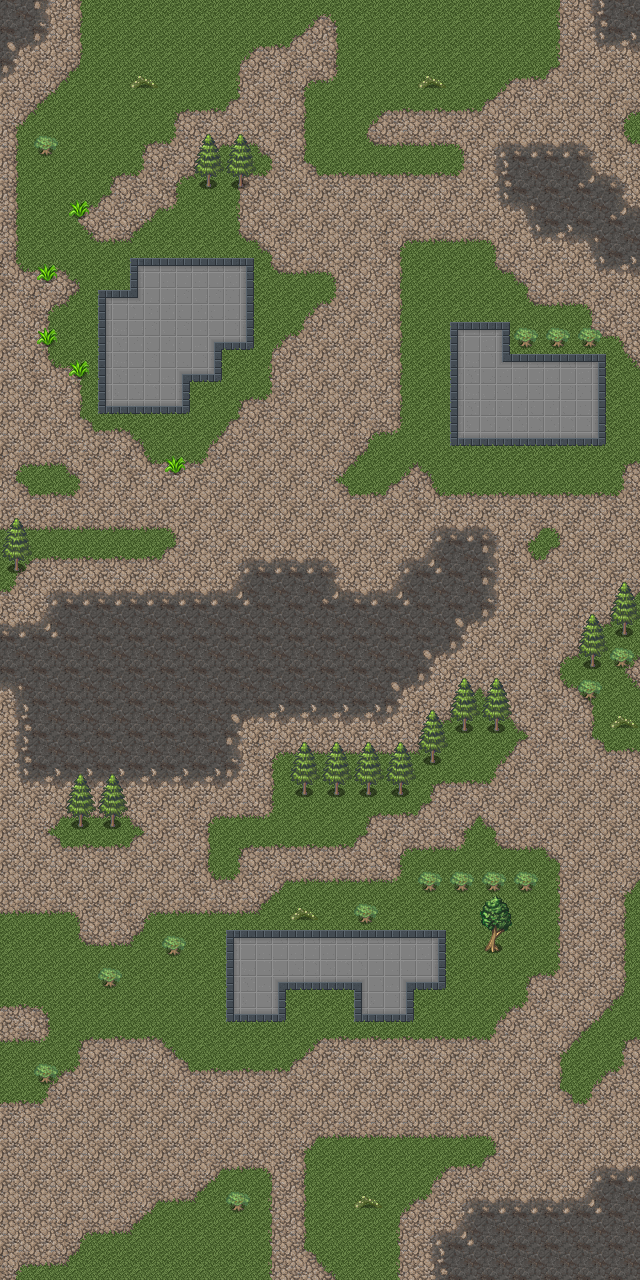

This is a level from a 2D game, rendered from its Tiled map with the project's own tilesets. A one-line summary and the complete map file follow:
An orthogonal 20x40 tile map with 32x32 px tiles, 2 tile layers (terrain, trees), 5 tilesets and 12 objects (8x bomb, 2x torch, player).

<map version="1.2" tiledversion="2019.06.20" orientation="orthogonal" renderorder="left-up" width="20" height="40" tilewidth="32" tileheight="32" infinite="0" nextlayerid="10" nextobjectid="28">
 <tileset firstgid="1" source="grass.tsx" />
 <tileset firstgid="71" source="trees.tsx" />
 <tileset firstgid="135" source="animated_torch.tsx" />
 <tileset firstgid="144" source="goblin_0.tsx" />
 <tileset firstgid="199" source="BombExploding.tsx" />
 <layer id="8" name="terrain" width="20" height="40">
  <data encoding="csv">
52,53,28,1,1,1,1,1,1,39,18,1,1,1,1,1,1,26,51,52,
54,63,28,1,1,1,1,39,17,70,28,1,1,1,1,1,1,26,61,62,
63,59,50,1,1,1,1,26,27,19,38,1,1,1,1,39,17,70,27,27,
59,50,1,1,1,16,17,70,27,28,1,39,17,17,17,70,27,27,27,19,
28,1,1,1,16,30,59,37,60,28,1,36,37,37,20,41,42,42,43,29,
28,1,1,16,30,19,50,16,30,69,17,17,17,17,30,51,52,52,64,43,
28,1,16,70,59,38,1,26,27,27,27,27,27,27,27,61,55,52,52,64,
28,1,49,37,50,1,1,36,60,27,27,27,19,37,37,20,61,62,55,52,
29,17,40,1,46,47,47,48,36,37,20,27,28,1,1,36,60,27,61,62,
27,19,50,46,45,57,57,58,1,39,30,27,28,1,1,1,36,37,20,27,
27,28,1,56,57,57,34,68,39,30,27,27,28,1,46,48,1,1,36,20,
27,29,18,56,57,34,68,1,26,27,27,27,28,1,56,44,47,47,48,49,
27,27,28,66,67,68,1,16,30,27,27,27,28,1,56,57,57,57,58,1,
27,27,69,17,40,1,39,70,27,27,27,19,38,1,66,67,67,67,68,1,
19,37,60,27,29,17,30,27,27,27,59,50,39,40,1,1,1,1,1,16,
69,17,30,27,27,27,27,27,27,27,69,17,70,29,17,17,17,17,17,30,
37,37,37,37,37,20,27,27,27,27,27,27,27,41,42,43,59,20,27,27,
39,17,17,17,17,70,27,41,42,42,43,27,41,65,52,53,29,70,27,27,
30,41,42,42,42,42,42,65,52,52,64,42,65,52,52,53,27,27,27,59,
42,65,52,52,52,52,52,52,52,52,52,52,52,52,54,63,27,27,19,50,
52,52,52,52,52,52,52,52,52,52,52,52,52,54,63,27,27,19,50,39,
55,52,52,52,52,52,52,52,52,52,52,52,54,63,59,60,27,29,40,49,
51,52,52,52,52,52,52,54,62,62,62,62,63,19,50,49,60,27,28,1,
51,52,52,52,52,52,52,53,19,37,37,37,37,50,1,39,70,27,69,17,
61,62,62,62,62,62,62,63,28,1,1,1,1,16,17,30,27,27,27,27,
27,59,37,37,60,27,19,37,38,1,1,16,17,70,59,60,27,27,27,27,
27,69,17,17,70,27,28,16,17,17,17,70,19,37,38,36,37,60,27,27,
27,27,27,27,27,27,29,30,59,37,37,37,38,1,1,1,1,26,27,59,
37,37,20,27,19,37,37,37,50,1,1,1,1,1,1,1,1,26,27,28,
1,1,36,37,50,1,1,46,47,47,47,47,47,48,1,1,1,26,27,28,
1,1,1,1,1,1,1,56,34,67,67,35,34,68,1,1,16,30,27,28,
17,18,1,1,1,1,1,66,68,1,1,66,68,1,1,39,30,27,59,50,
37,38,16,17,17,40,1,1,1,39,17,17,17,17,17,30,27,59,50,16,
1,39,30,27,27,69,17,17,17,70,27,27,27,27,27,27,27,28,39,30,
17,30,27,27,27,27,27,27,27,27,27,27,27,27,27,27,27,69,30,27,
27,27,27,27,27,27,27,27,27,59,37,37,37,37,37,20,27,27,27,27,
27,27,27,27,27,27,59,37,20,28,1,1,1,39,17,70,27,27,41,42,
27,27,27,27,59,37,50,1,26,28,1,1,39,30,41,42,42,42,65,52,
27,27,19,37,50,1,1,1,26,28,1,1,26,41,65,52,52,52,52,52,
19,37,50,1,1,1,1,1,26,69,40,1,26,51,52,52,52,52,52,52
</data>
 </layer>
 <objectgroup id="2" name="objectLayer">
  <object id="3" name="torch" gid="135" x="491.833" y="592.166" width="20" height="32" />
  <object id="7" name="bomb" gid="199" x="616" y="721" width="14" height="24.5" />
  <object id="12" name="bomb" gid="199" x="208" y="923.5" width="14" height="24.5" />
  <object id="13" name="bomb" gid="199" x="230" y="699.5" width="14" height="24.5" />
  <object id="14" name="bomb" gid="199" x="230.5" y="640.5" width="14" height="24.5" />
  <object id="15" name="torch" gid="135" x="283.333" y="721.166" width="20" height="32" />
  <object id="23" gid="192" x="240.667" y="513.333" width="45.3333" height="48.6667" />
  <object id="24" name="bomb" gid="199" x="384.667" y="702.833" width="14" height="24.5" />
  <object id="25" name="bomb" gid="199" x="410" y="657.5" width="14" height="24.5" />
  <object id="26" name="bomb" gid="199" x="399.878" y="580.712" width="14" height="24.5" />
  <object id="27" name="bomb" gid="199" x="306.122" y="564.349" width="14" height="24.5" />
 </objectgroup>
 <objectgroup id="4" name="playerLayer" locked="1">
  <object id="17" name="player" gid="188" x="352.333" y="663" width="32" height="32" />
 </objectgroup>
 <layer id="9" name="trees" width="20" height="40">
  <data encoding="csv">
0,0,0,0,0,0,0,0,0,0,0,0,0,0,0,0,0,0,0,0,
0,0,0,0,0,0,0,0,0,0,0,0,0,0,0,0,0,0,0,0,
0,0,0,0,77,0,0,0,0,0,0,0,0,77,0,0,0,0,0,0,
0,0,0,0,0,0,0,0,0,0,0,0,0,0,0,0,0,0,0,0,
0,74,0,0,0,0,84,84,0,0,0,0,0,0,0,0,0,0,0,0,
0,0,0,0,0,0,92,92,0,0,0,0,0,0,0,0,0,0,0,0,
0,0,75,0,0,0,0,0,0,0,0,0,0,0,0,0,0,0,0,0,
0,0,0,0,0,0,0,0,0,0,0,0,0,0,0,0,0,0,0,0,
0,75,0,0,0,0,0,0,0,0,0,0,0,0,0,0,0,0,0,0,
0,0,0,0,0,0,0,0,0,0,0,0,0,0,0,0,0,0,0,0,
0,75,0,0,0,0,0,0,0,0,0,0,0,0,0,0,74,74,74,0,
0,0,75,0,0,0,0,0,0,0,0,0,0,0,0,0,0,0,0,0,
0,0,0,0,0,0,0,0,0,0,0,0,0,0,0,0,0,0,0,0,
0,0,0,0,0,0,0,0,0,0,121,0,121,0,0,0,0,0,0,0,
0,0,0,0,0,75,0,0,0,0,0,0,0,0,121,0,0,0,0,0,
0,0,0,0,0,0,0,0,0,0,121,0,0,0,0,0,0,0,0,0,
84,0,0,0,0,0,0,0,0,0,0,0,0,0,0,0,0,0,0,0,
92,0,0,0,0,0,0,0,0,0,0,0,0,0,0,0,0,0,0,0,
0,0,0,0,0,0,0,0,0,0,0,121,0,0,0,0,0,0,0,84,
0,0,0,0,0,0,0,0,0,0,0,0,0,0,0,0,0,0,84,92,
0,0,0,0,0,0,0,0,0,0,0,0,0,0,0,0,0,0,92,74,
0,0,0,0,0,0,0,0,0,0,0,0,0,0,84,84,0,0,74,0,
0,0,0,0,0,0,0,0,0,0,0,0,0,84,92,92,0,0,0,77,
0,0,0,0,0,0,0,0,0,84,84,84,84,92,0,0,0,0,0,0,
0,0,84,84,0,0,0,0,0,92,92,92,92,0,0,0,0,0,0,0,
0,0,92,92,0,0,0,0,0,0,0,0,0,0,0,0,0,0,0,0,
0,0,0,0,0,0,0,0,0,0,0,0,0,0,0,0,0,0,0,0,
0,0,0,0,0,0,0,0,0,0,0,0,0,74,74,74,74,0,0,0,
0,0,0,0,0,0,0,0,0,77,0,74,0,0,0,82,0,0,0,0,
0,0,0,0,0,74,0,0,0,0,0,0,0,0,0,90,0,0,0,0,
0,0,0,74,0,0,0,0,0,0,0,0,0,0,0,0,0,0,0,0,
0,0,0,0,0,0,0,0,0,0,0,0,0,0,0,0,0,0,0,0,
0,0,0,0,0,0,0,0,0,0,0,0,0,0,0,0,0,0,0,0,
0,74,0,0,0,0,0,0,0,0,0,0,0,0,0,0,0,0,0,0,
0,0,0,0,0,0,0,0,0,0,0,0,0,0,0,0,0,0,0,0,
0,0,0,0,0,0,0,0,0,0,0,0,0,0,0,0,0,0,0,0,
0,0,0,0,0,0,0,0,0,0,0,0,0,0,0,0,0,0,0,0,
0,0,0,0,0,0,0,74,0,0,0,77,0,0,0,0,0,0,0,0,
0,0,0,0,0,0,0,0,0,0,0,0,0,0,0,0,0,0,0,0,
0,0,0,0,0,0,0,0,0,0,0,0,0,0,0,0,0,0,0,0
</data>
 </layer>
</map>
